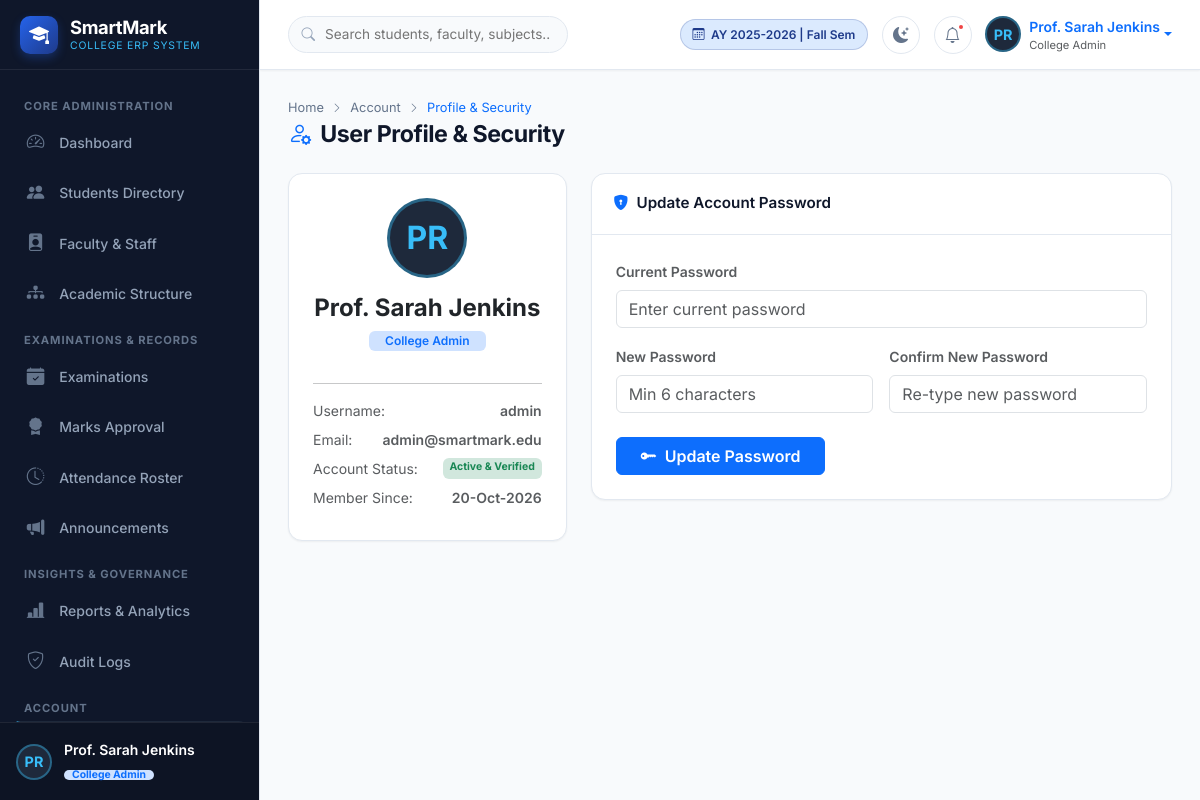
Screenshot of /profile (signed in) with the database file from the repository.
### models/user.py (models this page shows, shortened)
class User(UserMixin, db.Model):
    __tablename__ = 'users'
    id = db.Column(db.Integer, primary_key=True)
    username = db.Column(db.String(64), unique=True, index=True, nullable=False)
    email = db.Column(db.String(120), unique=True, index=True, nullable=True)
    password_hash = db.Column(db.String(256), nullable=False)
    role = db.Column(db.String(20), nullable=False, default='student') # 'super_admin', 'admin', 'faculty', 'student', 'parent'
    full_name = db.Column(db.String(100), nullable=True)
    avatar_url = db.Column(db.String(255), nullable=True)
    is_active_account = db.Column(db.Boolean, default=True)
    created_at = db.Column(db.DateTime, default=datetime.utcnow)
    last_login = db.Column(db.DateTime)
    student = db.relationship('Student', backref='user', uselist=False, cascade='all, delete-orphan')
    faculty = db.relationship('Faculty', backref='user', uselist=False, cascade='all, delete-orphan')
    parent_links = db.relationship('ParentStudent', backref='parent_user', foreign_keys='ParentStudent.parent_user_id', lazy='dynamic')
    audit_logs = db.relationship('AuditLog', backref='user', lazy='dynamic')
    @property
    def is_active(self):
        return self.is_active_account
    @property
    def display_role(self):
        role_map = {
            'super_admin': 'Super Admin',
            'admin': 'College Admin',
            'faculty': 'Faculty Member',
            'student': 'Student',
            'parent': 'Parent / Guardian'
        }
        return role_map.get(self.role, self.role.capitalize())

### app.py (the view)
@app.route('/profile')
@login_required
def user_profile():
    return render_template('profile.html')

### app.py (called while the page is built)
@login_manager.user_loader
def load_user(user_id):
    return User.query.get(int(user_id))

@app.context_processor
def inject_global_settings():
    college_name = SystemSetting.get('college_name', 'SmartMark College of Technology')
    active_ay = SystemSetting.get('active_academic_year', '2025-2026')
    return dict(app_college_name=college_name, app_active_academic_year=active_ay)

### models/core.py (called while the page is built)
    @classmethod
    def get(cls, key, default=None):
        setting = cls.query.filter_by(key=key).first()
        return setting.value if setting and setting.value is not None else default

### templates/profile.html (shortened to what this page needs)
{% extends "base.html" %}
{% block content %}
<div class="page-header">
    <div>
        <ul class="breadcrumb-custom">
            <li><a href="{{ url_for('index') }}">Home</a></li>
            <li><i class="bi bi-chevron-right" style="font-size: 0.65rem;"></i></li>
            <li>Account</li>
            <li><i class="bi bi-chevron-right" style="font-size: 0.65rem;"></i></li>
            <li class="text-primary">Profile & Security</li>
        </ul>
        <h1 class="page-title">
            <i class="bi bi-person-gear text-primary"></i>
            User Profile & Security
        </h1>
    </div>
</div>
<div class="row g-4">
    <div class="col-lg-4">
        <div class="card card-custom h-100">
            <div class="card-body text-center p-4">
                <div class="user-avatar-sm mx-auto mb-3" style="width: 80px; height: 80px; font-size: 2rem; border-width: 3px;">
                    {{ (current_user.full_name or current_user.username)[:2].upper() }}
                </div>
                <h4 class="fw-bold mb-1">{{ current_user.full_name or current_user.username }}</h4>
                <div class="badge bg-primary-subtle text-primary mb-3 px-3 py-1 fw-semibold">
                    {{ current_user.display_role }}
                </div>
                <hr class="my-3 opacity-25">
                <div class="text-start small text-muted">
                    <div class="mb-2 d-flex justify-content-between">
                        <span>Username:</span>
                        <span class="fw-semibold text-main">{{ current_user.username }}</span>
                    </div>
                    <div class="mb-2 d-flex justify-content-between">
                        <span>Email:</span>
                        <span class="fw-semibold text-main">{{ current_user.email or 'N/A' }}</span>
                    </div>
                    <div class="mb-2 d-flex justify-content-between">
                        <span>Account Status:</span>
                        <span class="badge bg-success-subtle text-success">Active & Verified</span>
                    </div>
                    <div class="mb-2 d-flex justify-content-between">
                        <span>Member Since:</span>
                        <span class="fw-semibold text-main">{{ current_user.created_at.strftime('%d-%b-%Y') if current_user.created_at else 'Active' }}</span>
                    </div>
                </div>
            </div>
        </div>
    </div>
    <div class="col-lg-8">
        <div class="card card-custom mb-4">
            <div class="card-header d-flex align-items-center gap-2">
                <i class="bi bi-shield-lock-fill text-primary"></i>
                <span>Update Account Password</span>
            </div>
            <div class="card-body p-4">
                <form method="POST" action="{{ url_for('change_password') }}">
                    <div class="mb-3">
                        <label class="form-label fw-semibold small text-muted">Current Password</label>
                        <input type="password" name="current_password" class="form-control" required placeholder="Enter current password">
                    </div>
                    <div class="row g-3 mb-4">
                        <div class="col-md-6">
                            <label class="form-label fw-semibold small text-muted">New Password</label>
                            <input type="password" name="new_password" class="form-control" required placeholder="Min 6 characters">
                        </div>
                        <div class="col-md-6">
                            <label class="form-label fw-semibold small text-muted">Confirm New Password</label>
                            <input type="password" name="confirm_password" class="form-control" required placeholder="Re-type new password">
                        </div>
                    </div>
                    <button type="submit" class="btn btn-primary fw-semibold px-4">
                        <i class="bi bi-key-fill me-1"></i> Update Password
                    </button>
                </form>
            </div>
        </div>
    </div>
</div>
{% endblock %}

### templates/base.html (shortened to what this page needs)
<!DOCTYPE html>
<html lang="en" data-bs-theme="light">
<head>
    <link href="https://cdn.jsdelivr.net/npm/bootstrap@5.3.2/dist/css/bootstrap.min.css" rel="stylesheet">
    <link rel="stylesheet" href="https://cdn.jsdelivr.net/npm/bootstrap-icons@1.11.3/font/bootstrap-icons.min.css">
    <link rel="stylesheet" href="{{ url_for('static', filename='css/style.css') }}">
</head>
<body>
    <div class="app-wrapper">
        {% if current_user.is_authenticated %}
        <aside class="app-sidebar">
            <div class="sidebar-header">
                <a href="{{ url_for('index') }}" class="sidebar-brand">
                    <div class="sidebar-brand-icon">
                        <i class="bi bi-mortarboard-fill"></i>
                    </div>
                    <div>
                        <div class="sidebar-brand-text">SmartMark</div>
                        <span class="sidebar-brand-tag">College ERP System</span>
                    </div>
                </a>
            </div>
            <div class="sidebar-content">
                {% if current_user.role in ['super_admin', 'admin'] %}
                <div class="sidebar-section-title">Core Administration</div>
                <a href="{{ url_for('admin_dashboard') }}" class="nav-link-custom {% if request.endpoint == 'admin_dashboard' %}active{% endif %}">
                    <i class="bi bi-speedometer2"></i> <span>Dashboard</span>
                </a>
                <a href="{{ url_for('admin_students') }}" class="nav-link-custom {% if 'student' in request.endpoint and request.endpoint != 'student_dashboard' %}active{% endif %}">
                    <i class="bi bi-people-fill"></i> <span>Students Directory</span>
                </a>
                <a href="{{ url_for('admin_faculty') }}" class="nav-link-custom {% if 'faculty' in request.endpoint and request.endpoint != 'faculty_dashboard' %}active{% endif %}">
                    <i class="bi bi-person-badge-fill"></i> <span>Faculty & Staff</span>
                </a>
                <a href="{{ url_for('admin_departments_courses') }}" class="nav-link-custom {% if request.endpoint == 'admin_departments_courses' %}active{% endif %}">
                    <i class="bi bi-diagram-3-fill"></i> <span>Academic Structure</span>
                </a>
                <div class="sidebar-section-title">Examinations & Records</div>
                <a href="{{ url_for('admin_examinations') }}" class="nav-link-custom {% if request.endpoint == 'admin_examinations' %}active{% endif %}">
                    <i class="bi bi-calendar-check-fill"></i> <span>Examinations</span>
                </a>
                <a href="{{ url_for('admin_marks_approval') }}" class="nav-link-custom {% if request.endpoint == 'admin_marks_approval' %}active{% endif %}">
                    <i class="bi bi-award-fill"></i> <span>Marks Approval</span>
                </a>
                <a href="{{ url_for('admin_attendance') }}" class="nav-link-custom {% if request.endpoint == 'admin_attendance' %}active{% endif %}">
                    <i class="bi bi-clock-history"></i> <span>Attendance Roster</span>
                </a>
                <a href="{{ url_for('admin_announcements') }}" class="nav-link-custom {% if request.endpoint == 'admin_announcements' %}active{% endif %}">
                    <i class="bi bi-megaphone-fill"></i> <span>Announcements</span>
                </a>
                <div class="sidebar-section-title">Insights & Governance</div>
                <a href="{{ url_for('admin_reports') }}" class="nav-link-custom {% if request.endpoint == 'admin_reports' %}active{% endif %}">
                    <i class="bi bi-bar-chart-line-fill"></i> <span>Reports & Analytics</span>
                </a>
                <a href="{{ url_for('admin_audit_logs') }}" class="nav-link-custom {% if request.endpoint == 'admin_audit_logs' %}active{% endif %}">
                    <i class="bi bi-shield-check"></i> <span>Audit Logs</span>
                </a>
                {% elif current_user.role == 'parent' %}
                <div class="sidebar-section-title">Parent Portal</div>
                <a href="{{ url_for('parent_dashboard') }}" class="nav-link-custom {% if request.endpoint == 'parent_dashboard' %}active{% endif %}">
                    <i class="bi bi-speedometer2"></i> <span>Ward Overview</span>
                </a>
                {% endif %}
                <div class="sidebar-section-title">Account</div>
                <a href="{{ url_for('user_profile') }}" class="nav-link-custom {% if request.endpoint == 'user_profile' %}active{% endif %}">
                </a>
            </div>
            <div class="sidebar-footer">
                <div class="user-snippet">
                    <div class="user-avatar-sm">
                        {{ (current_user.full_name or current_user.username)[:2].upper() }}
                    </div>
                    <div class="overflow-hidden">
                        <div class="text-white text-truncate fw-semibold small">{{ current_user.full_name or current_user.username }}</div>
                        <span class="badge bg-primary-subtle text-primary py-0 px-2" style="font-size: 0.65rem;">
                            {{ current_user.display_role }}
                        </span>
                    </div>
                </div>
            </div>
        </aside>
        {% endif %}
        <div class="app-main {% if not current_user.is_authenticated %}m-0{% endif %}">
            {% if current_user.is_authenticated %}
            <header class="app-topbar">
                <div class="topbar-left">
                    <form class="topbar-search-form d-none d-md-block" action="{{ url_for('admin_students') if current_user.role in ['admin', 'super_admin'] else '#' }}" method="GET">
                        <input type="text" name="q" class="topbar-search-input" placeholder="Search students, faculty, subjects..." value="{{ request.args.get('q', '') }}">
                    </form>
                </div>
                <div class="topbar-right">
                    <div class="academic-year-badge d-none d-sm-flex">
                        <i class="bi bi-calendar3"></i>
                        <span>AY 2025-2026 | Fall Sem</span>
                    </div>
                    <button class="topbar-btn" id="themeToggleBtn" title="Toggle Light/Dark Theme">
                    </button>
                    <div class="dropdown">
                        <button class="topbar-btn" data-bs-toggle="dropdown" aria-expanded="false" title="Notifications">
                            <i class="bi bi-bell"></i>
                            <span class="notification-pulse"></span>
                        </button>
                    </div>
                    <div class="dropdown">
                        <a href="#" class="d-flex align-items-center text-decoration-none dropdown-toggle" data-bs-toggle="dropdown">
                            <div class="user-avatar-sm me-2">
                                {{ (current_user.full_name or current_user.username)[:2].upper() }}
                            </div>
                            <div class="d-none d-lg-block text-start">
                                <div class="fw-semibold text-truncate small" style="max-width: 140px;">
                                    {{ current_user.full_name or current_user.username }}
                                </div>
                                <div class="text-muted" style="font-size: 0.7rem;">
                                    {{ current_user.display_role }}
                                </div>
                            </div>
                        </a>
                    </div>
                </div>
            </header>
            {% endif %}
            <main class="app-content">
                {% block content %}{% endblock %}
            </main>
        </div>
    </div>
</body>
</html>

### rows the page displays
User: full_name "PR", full_name "Prof. Sarah Jenkins", display_role "College Admin", username "admin", email "admin@smartmark.edu", created_at "20-Oct-2026"
